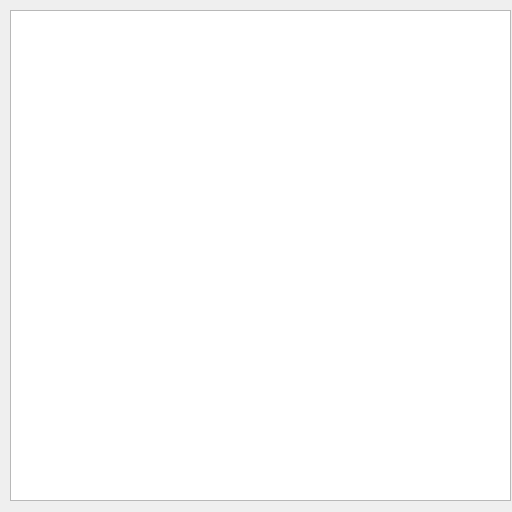
<?xml version="1.0" encoding="UTF-8"?>
<ui version="4.0">
 <class>windowGraphicsview</class>
 <widget class="QDialog" name="windowGraphicsview">
  <property name="geometry">
   <rect>
    <x>0</x>
    <y>0</y>
    <width>512</width>
    <height>512</height>
   </rect>
  </property>
  <property name="windowTitle">
   <string>Dialog</string>
  </property>
  <widget class="QWidget" name="uiWidgetContents" native="true">
   <property name="geometry">
    <rect>
     <x>0</x>
     <y>0</y>
     <width>511</width>
     <height>511</height>
    </rect>
   </property>
   <property name="sizePolicy">
    <sizepolicy hsizetype="Expanding" vsizetype="Expanding">
     <horstretch>0</horstretch>
     <verstretch>0</verstretch>
    </sizepolicy>
   </property>
   <widget class="QGraphicsView" name="uiGraphicsView">
    <property name="geometry">
     <rect>
      <x>10</x>
      <y>10</y>
      <width>501</width>
      <height>491</height>
     </rect>
    </property>
   </widget>
  </widget>
 </widget>
 <resources/>
 <connections/>
</ui>
